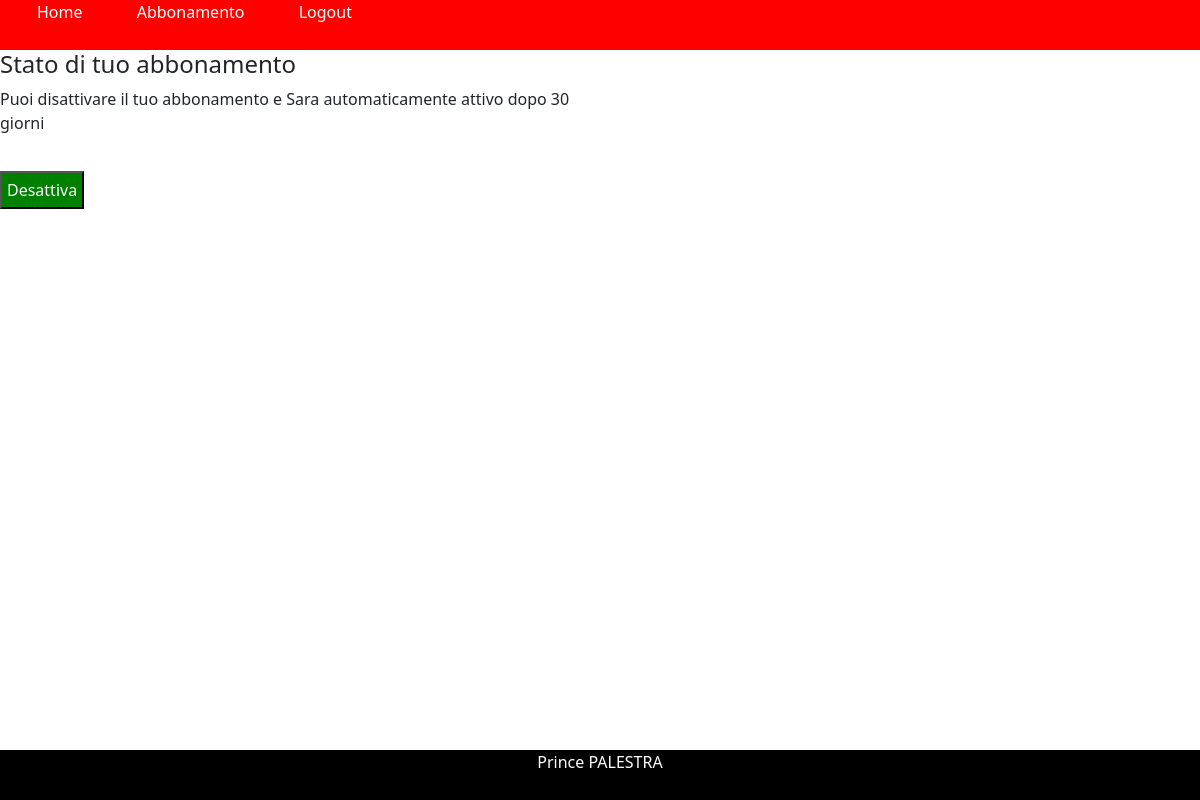
Before: /abbonamento (signed in) with the older database file.
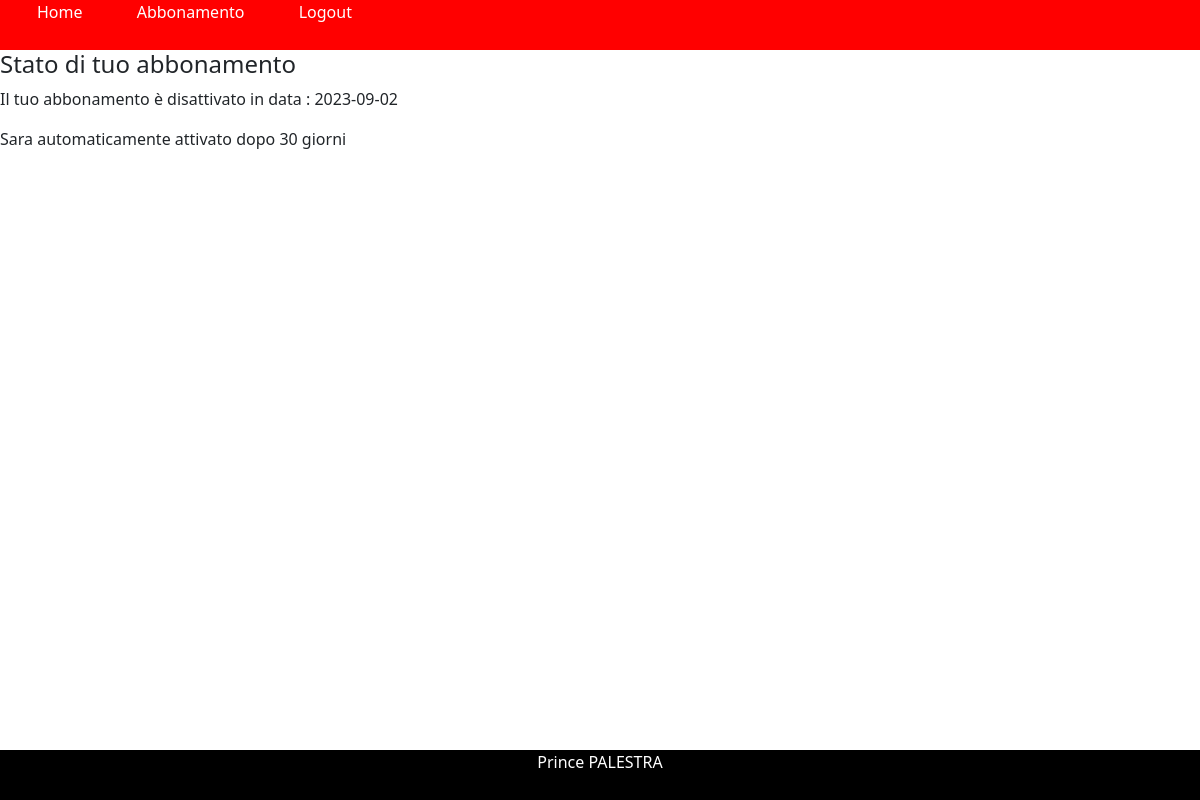
After: the same page with the newer database file.
### tables this page shows
CREATE TABLE user 
    ( 
        id INTEGER PRIMARY KEY,
	    nome TEXT NOT NULL,
	    cognome TEXT NOT NULL,
	    email TEXT NOT NULL UNIQUE,
	    ruolo TEXT NOT NULL ,
	    password TEXT NOT NULL ,
	    dataDeactivazione DATE
    );

### main.py (the view)
@app.route("/abbonamento", methods=['GET', 'POST'])
@login_required
def abbonamento():
    userId = current_user.id
    if request.method == "GET":
        info = clientidao.getAbbonamentoInf(userId)
        return render_template('abbonamento.html', session=getSession(), abbonamento=info)
    else:
        clientidao.deAbbonna(userId)
        info = clientidao.getAbbonamentoInf(userId)
        return render_template('abbonamento.html',session=getSession(), abbonamento=info)

### clientidao.py (called while the page is built)
def getAbbonamentoInf(iduser):
    info = {}
    try:
        conn = sqlite3.connect('palestra.db')
        cursor = conn.cursor()
        sql = 'SELECT dataDeactivazione FROM user WHERE id = ?'
        cursor.execute(sql, (iduser,))
        data = cursor.fetchone()
        cursor.close()
        conn.close()
        if data[0]:
            info["attivo"] = False
            info["desattivatedDate"] = data[0]
            info["message"] = "Il tuo abbonamento è disattivato con successo"
        else:
            info["attivo"] = True
    except Exception as e:
        print('ERROR', str(e))
        info["attivo"] = False
    return info

### main.py (called while the page is built)
def getSession () :
    if current_user.is_authenticated:
        return userdao.getAccountByEmail(current_user.id)
    return None

### templates/abbonamento.html (shortened to what this page needs)
{% extends "base.html" %}
{%block mainbody %}
<div >
    <div class="index-cantainer">
        <h4> Stato di tuo abbonamento</h4>
        {% if abbonamento.attivo %}
        <p>Puoi disattivare il tuo abbonamento e Sara automaticamente attivo dopo 30 giorni </p>
         <form method="POST" action="/abbonamento">
            <button class="form-login-btn" type="submit">Desattiva</button>
        </form>
        {% else %}
        <p>Il tuo abbonamento è disattivato in data : {{ abbonamento.desattivatedDate }} </p>
        <p>Sara automaticamente attivato dopo 30 giorni </p>
        {% endif %}
    </div>
</div>
{% endblock %}

Changed rows visible on the page:
now on this page (row edited): user: desattivatedDate "2023-09-02"
Other visible differences:
text no longer shown: "Puoi disattivare il tuo abbonamento e Sara automaticamente attivo dopo 30 giorni Desattiva"
text now shown: "Il tuo abbonamento è disattivato in data : Sara automaticamente attivato dopo 30 giorni"
